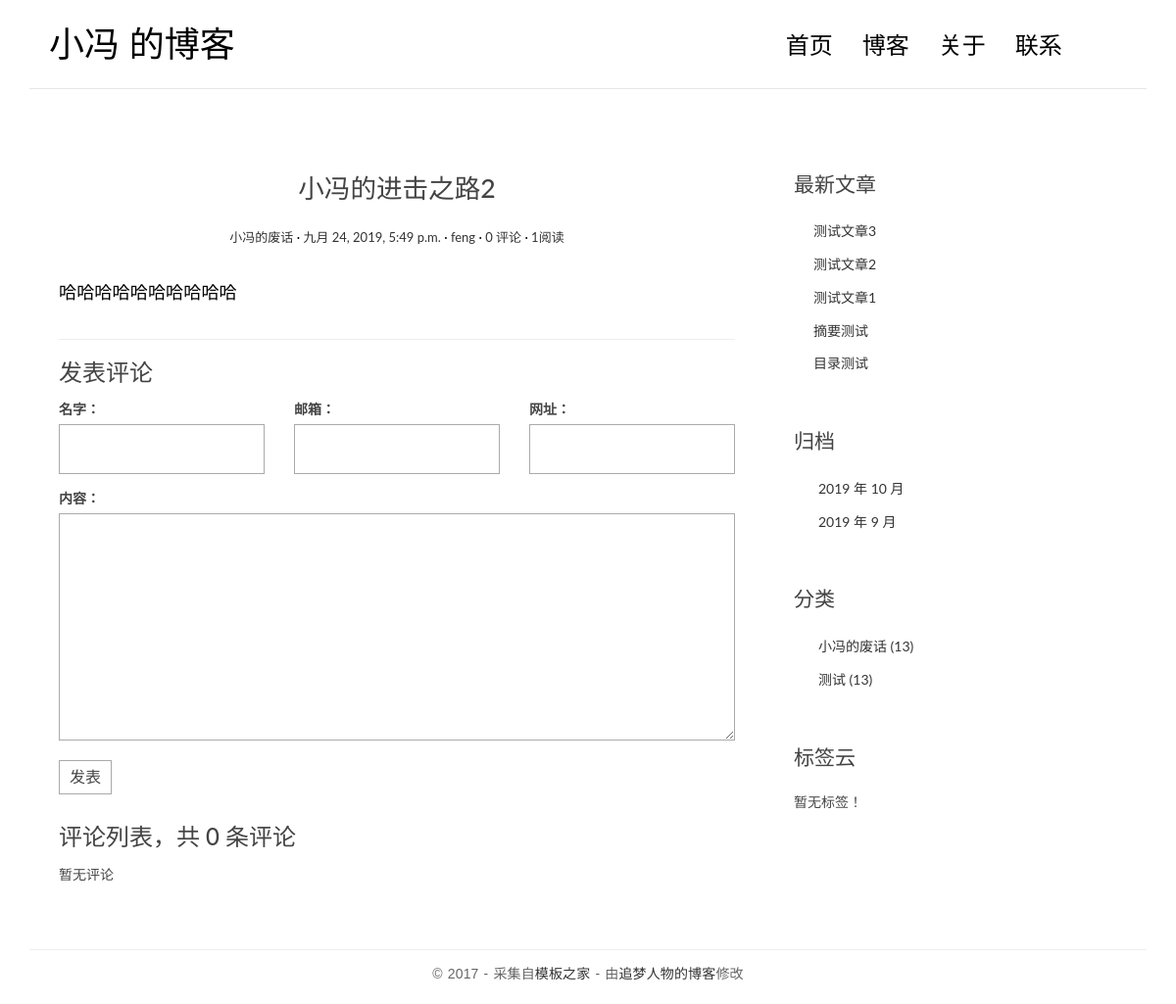
The app's page /post/2/ with its own data.
### blog/models.py (models this page shows, shortened)
class Post(models.Model):
    title = models.CharField('标题', max_length=70)
    body = models.TextField('正文')
    created_time = models.DateTimeField('创建时间', default=timezone.now)
    modified_time = models.DateTimeField('修改时间')
    excerpt = models.CharField('摘要', max_length=200, blank=True)
    category = models.ForeignKey(Category, verbose_name='分类', on_delete=models.CASCADE)
    tags = models.ManyToManyField(Tag, verbose_name='标签', blank=True)
    author = models.ForeignKey(User, verbose_name='作者', on_delete=models.CASCADE)
    views = models.PositiveIntegerField(default=0)
    class Meta:
        verbose_name = '文章'
        verbose_name_plural = verbose_name
        ordering = ['-created_time']
    def save(self, *args, **kwargs):
        md = markdown.Markdown(extensions=[
            'markdown.extensions.extra',
            'markdown.extensions.codehilite',
        ])
        self.excerpt = strip_tags(md.convert(self.body))[:54]
        self.modified_time = timezone.now()
        super().save(*args, **kwargs)
    def get_absolute_url(self):
        return reverse('blog:details', kwargs={'pk': self.pk})
    def increase_views(self):
        self.views += 1
        self.save(update_fields=['views'])

class Category(models.Model):
    name = models.CharField(max_length=100)
    class Meta:
        verbose_name = '分类'
        verbose_name_plural = verbose_name

### blog/views.py (the view)
# urls.py: path('post/<int:pk>/', views.details, name='details')
def details(request, pk):
    post = get_object_or_404(Post, pk=pk)
    post.increase_views()
    md = markdown.Markdown(extensions=[
        'markdown.extensions.extra',
        'markdown.extensions.codehilite',
        TocExtension(slugify=slugify),
    ])
    post.body = md.convert(post.body)
    m = re.search(r'<div class="toc">\s*<ul>(.*)</ul>\s*</div>', md.toc, re.S)
    post.toc = m.group(1) if m is not None else ''
    return render(request, 'blog/single.html', context={'post': post})

### comments/forms.py
class CommentForm(forms.ModelForm):
    class Meta:
        model = Comment
        fields = ['name', 'email', 'url', 'text']

### blog/templatetags/blog_extras.py (called while the page is built)
@register.inclusion_tag('blog/inclusions/_recent_posts.html', takes_context=True)
def show_recent_posts(context, num=5):
    return {
        'recent_post_list': models.Post.objects.all().order_by('-created_time')[:num],
    }

@register.inclusion_tag('blog/inclusions/_archives.html', takes_context=True)
def show_archives(context):
    return {
        'date_list': models.Post.objects.dates('created_time', 'month', order='DESC'),
    }

@register.inclusion_tag('blog/inclusions/_categories.html', takes_context=True)
def show_categories(context):
    return {
        'category_list': models.Category.objects.all(),
    }

@register.inclusion_tag('blog/inclusions/_tags.html', takes_context=True)
def show_tags(context):
    return {
        'tags_list': models.Tag.objects.all(),
    }

### comments/templatetags/comments_extras.py (called while the page is built)
@register.inclusion_tag('comments/inclusions/_form.html', takes_context=True)
def show_comment_form(context, post, form=None):
    if form is None:
        form = CommentForm()
    return {
        'form': form,
        'post': post,
    }

@register.inclusion_tag('comments/inclusions/_list.html', takes_context=True)
def show_comments(context, post):
    comment_list = post.comment_set.all().order_by('-created_time')
    comment_count = comment_list.count()
    return {
        'comment_count': comment_count,
        'comment_list': comment_list,
    }

### templates/blog/single.html (shortened to what this page needs)
{% extends 'blog/base.html' %}
{% load comments_extras %}
    {% block main %}
        <article class="post post-{{ post.pk }}">
                    <header class="entry-header">
                        <h1 class="entry-title">{{ post.title }}</h1>
                        <div class="entry-meta">
                            <span class="post-category"><a href="#">{{ post.category.name }}</a></span>
                            <span class="post-date"><a href="#"><time class="entry-date"
                                                                      datetime="{{ post.created_time }}">{{ post.created_time }}</time></a></span>
                            <span class="post-author"><a href="#">{{ post.author }}</a></span>
                            <span class="comments-link"><a href="#comment-area">{{ post.comment_set.count }} 评论</a></span>
                            <span class="views-count"><a href="#">{{ post.views }}阅读</a></span>
                        </div>
                    </header>
                    <div class="entry-content clearfix">
                        {{ post.body|safe }}
                    </div>
        </article>
        <section class="comment-area" id="comment-area">
                    <hr>
                    <h3>发表评论</h3>
                    {% show_comment_form post %}
                        <div class="comment-list-panel">
                            {% show_comments post %}
                        </div>
                </section>
    {% endblock main %}

### templates/blog/inclusions/_recent_posts.html (shortened to what this page needs)
<!DOCTYPE html>
<html lang="en">
<head>
</head>
<body>
    <div class="widget widget-recent-posts">
  <h3 class="widget-title">最新文章</h3>
  <ul>
    {% for post in recent_post_list %}
      <li>
        <a href="{{ post.get_absolute_url }}">{{ post.title }}</a>
      </li>
    {% empty %}
      暂无文章！
    {% endfor %}
  </ul>
</div>
</body>
</html>

### templates/blog/inclusions/_categories.html (shortened to what this page needs)
<!DOCTYPE html>
<html lang="en">
<head>
</head>
<body>
    <div class="widget widget-category">
  <h3 class="widget-title">分类</h3>
  <ul>
    {% for category in category_list %}
      <li>
        <a href="#">{{ category.name }} <span class="post-count">(13)</span></a>
      </li>
    {% empty %}
      暂无分类！
    {% endfor %}
  </ul>
</div>
</body>
</html>

### blog/static/blog/css/custom.css (style rules this page uses)
* { outline: none; }
h1, h2, h3, h4, h5, h6 { margin-top: 0; }
a { color: #333; }
body { color: #444; font-family: 'Lato', sans-serif; }
p { font-family: 'Ubuntu', sans-serif; font-weight: 400; word-spacing: 1px; letter-spacing: 0.01em; }
.post { background: #fff; padding: 30px 30px 0; }
.entry-title { text-align: center; font-size: 1.9em; margin-bottom: 20px; line-height: 1.6; padding: 10px 20px 0; }
.entry-meta { text-align: center; color: #DDDDDD; font-size: 13px; margin-bottom: 30px; }
.entry-content { font-size: 18px; line-height: 1.9; font-weight: 300; color: #000; }
.post-category::after, .post-date::after, .post-author::after, .comments-link::after { content: ' ·'; color: #000; }
.widget { background: #fff; padding: 30px 0 0; }
.widget-title { font-size: 1.5em; margin-bottom: 20px; line-height: 1.6; padding: 10px 0 0; font-weight: 400; }
.widget-recent-posts ul { padding: 0; margin: 0; padding-left: 20px; }
.widget-recent-posts ul li { list-style-type: none; position: relative; line-height: 170%; margin-bottom: 10px; }
.widget-recent-posts ul li::before { content: '\f3d3'; font-family: "Ionicons"; position: absolute; left: -17px; top: 3px; font-size: 16px; color: #000; }
.widget-category ul { padding: 0; margin: 0; padding-left: 25px; }
.widget-category ul li { list-style-type: none; position: relative; line-height: 170%; margin-bottom: 10px; }
.widget-category ul li::before { content: '\f3fe'; font-family: "Ionicons"; position: absolute; left: -25px; top: 1px; font-size: 18px; color: #000; }
.contact-form input, .comment-form input { border: 1px solid #aaa; margin-bottom: 15px; width: 100%; padding: 15px 15px; font-size: 16px; line-height: 100%; transition: 0.4s border-color linear; }
.contact-form textarea, .comment-form textarea { border: 1px solid #aaa; margin-bottom: 15px; width: 100%; padding: 15px 15px; font-size: 16px; line-height: 20px !important; min-height: 183px; transition: 0.4s border-color linear; }
.comment-area { padding: 0 30px 0; }
.comment-list-panel { margin-top: 30px; }

### records on screen
Post: title "小冯的进击之路2", category.name "小冯的废话", created_time "九月 24, 2019, 5:49 p.m.", author "feng", comment_set.count "0", views "1", body "哈哈哈哈哈哈哈哈哈哈"
Post: title "测试文章3"
Post: title "测试文章2"
Post: title "测试文章1"
Post: title "摘要测试"
Post: title "目录测试"
Category: name "小冯的废话"
Category: name "测试"

### other values on screen
{{ comment_count }} "0"
{{ date.year }} "2019" "2019"
{{ date.month }} "10" "9"
